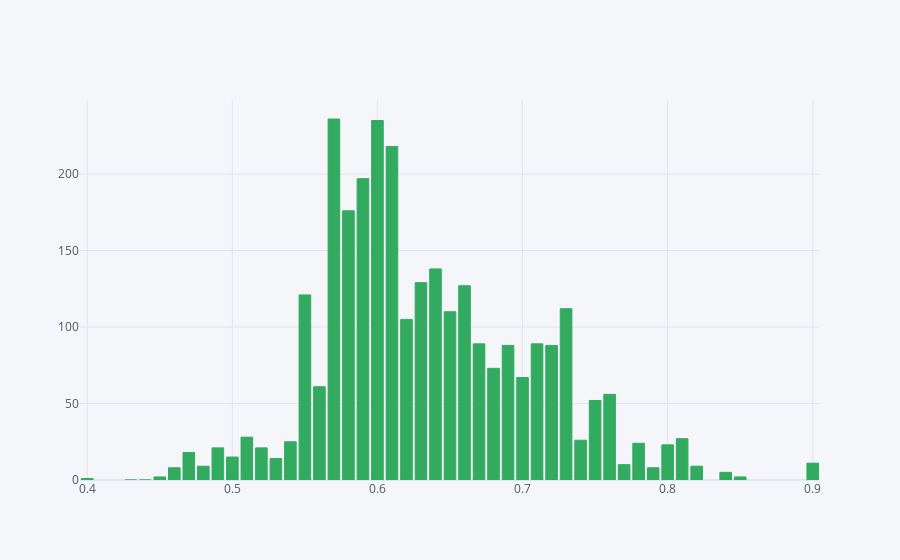

Write notebook code for a chart like this one.
### Code cell
bar_mass_index('position_group=="defensive"', 'pff_hurry', 'grassgreen')

### Figure 1 — Plotly figure (JSON) as saved in the notebook; plotly's stock layout.template omitted (floating-point values rounded to 4 significant figures)
{"data": [{"marker": {"color": "rgba(50, 171, 96, 1)", "line": {"color": "rgba(50, 171, 96, 1.0)", "width": 1}}, "name": "pff_hurry", "orientation": "v", "text": "", "type": "bar", "x": [0.4, 0.43, 0.44, 0.45, 0.46, 0.47, 0.48, 0.49, 0.5, 0.51, 0.52, 0.53, 0.54, 0.55, 0.56, 0.57, 0.58, 0.59, 0.6, 0.61, 0.62, 0.63, 0.64, 0.65, 0.66, 0.67, 0.68, 0.69, 0.7, 0.71, 0.72, 0.73, 0.74, 0.75, 0.76, 0.77, 0.78, 0.79, 0.8, 0.81, 0.82, 0.84, 0.85, 0.9], "y": [1, 0, 0, 2, 8, 18, 9, 21, 15, 28, 21, 14, 25, 121, 61, 236, 176, 197, 235, 218, 105, 129, 138, 110, 127, 89, 73, 88, 67, 89, 88, 112, 26, 52, 56, 10, 24, 8, 23, 27, 9, 5, 2, 11]}], "layout": {"autosize": true, "legend": {"bgcolor": "#F5F6F9", "font": {"color": "#4D5663"}}, "paper_bgcolor": "#F5F6F9", "plot_bgcolor": "#F5F6F9", "title": {"font": {"color": "#4D5663"}}, "xaxis": {"autorange": true, "gridcolor": "#E1E5ED", "range": [0.395, 0.905], "showgrid": true, "tickfont": {"color": "#4D5663"}, "title": {"font": {"color": "#4D5663"}, "text": ""}, "type": "linear", "zerolinecolor": "#E1E5ED"}, "yaxis": {"autorange": true, "gridcolor": "#E1E5ED", "range": [0, 248.4], "showgrid": true, "tickfont": {"color": "#4D5663"}, "title": {"font": {"color": "#4D5663"}, "text": ""}, "type": "linear", "zerolinecolor": "#E1E5ED"}}}
